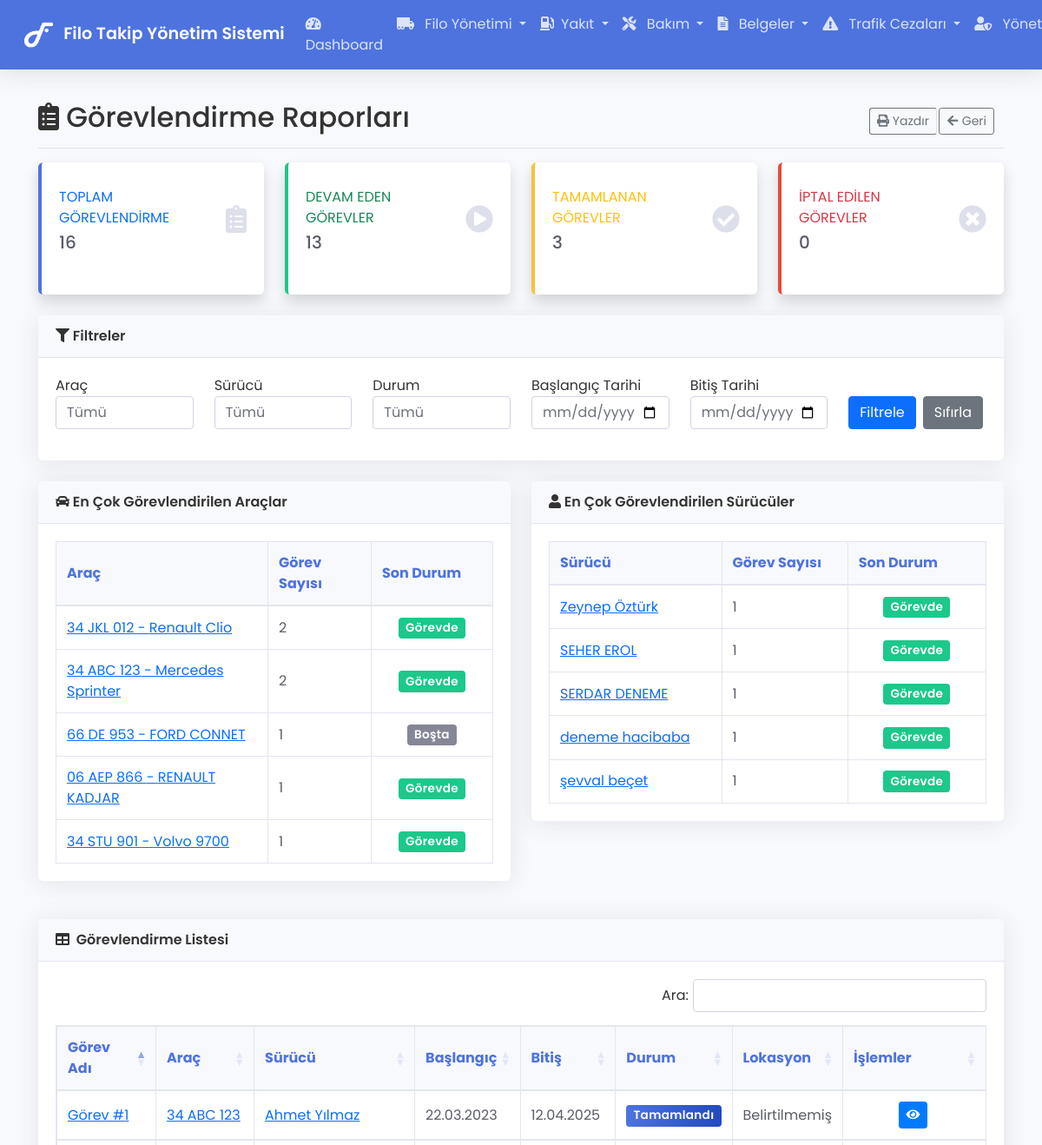
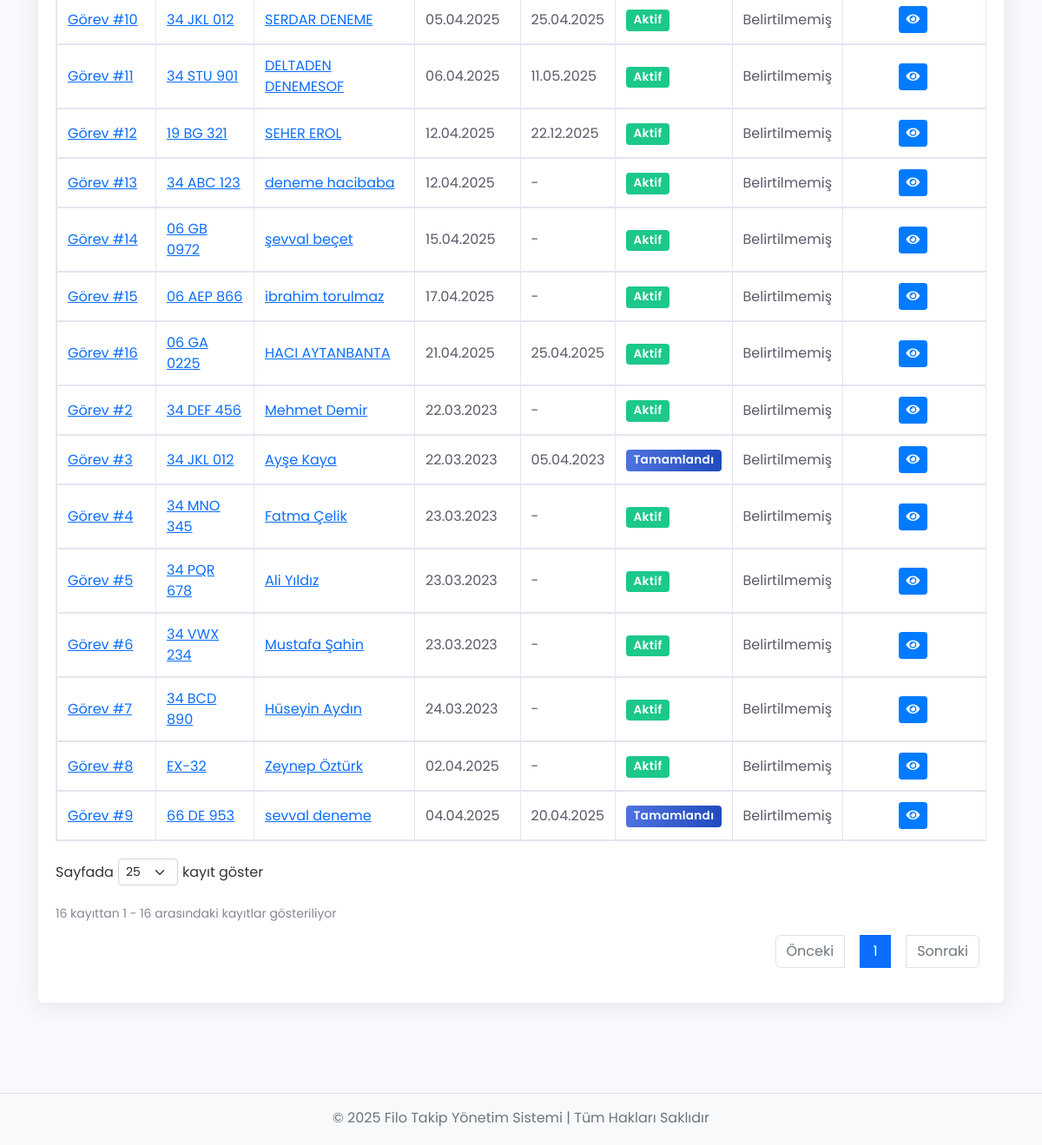
Page /reports/assignments (signed in) on the committed database (2 pictures, top to bottom).
### tables this page shows
CREATE TABLE `vehicles` (
  `id` int(11) NOT NULL,
  `plate_number` varchar(20) NOT NULL,
  `brand` varchar(100) NOT NULL,
  `model` varchar(100) NOT NULL,
  `year` int(11) DEFAULT NULL,
  `company_id` int(11) DEFAULT NULL,
  `vehicle_type` enum('Otomobil','Kamyonet','Damperli Kamyon','Istıcı Kazan','Beton Santrali','Silindir','Loder','Bekoloder','Ekskavatör','Akaryakıt Tankı','Yağlama ve Bakım','Mikserler','Çekici','Arazöz','Mobil Beton Pompası','Jeneratör') NOT NULL,
  `status` enum('Aktif','Pasif','Bakımda') NOT NULL DEFAULT 'Aktif',
  `created_at` timestamp NOT NULL DEFAULT current_timestamp(),
  `order_number` varchar(50) DEFAULT NULL,
  `equipment_number` varchar(50) DEFAULT NULL,
  `fixed_asset_number` varchar(50) DEFAULT NULL,
  `cost_center` varchar(100) DEFAULT NULL,
  `production_site` varchar(100) DEFAULT NULL,
  `inspection_date` date DEFAULT NULL,
  `traffic_insurance_agency` varchar(100) DEFAULT NULL,
  `traffic_insurance_date` date DEFAULT NULL,
  `casco_insurance_agency` varchar(100) DEFAULT NULL,
  `casco_insurance_date` date DEFAULT NULL,
  `work_site` varchar(100) DEFAULT NULL,
  `initial_km` int(11) DEFAULT NULL COMMENT 'Aracın sisteme giriş km bilgisi',
  `initial_hours` decimal(10,2) DEFAULT NULL COMMENT 'Aracın sisteme giriş çalışma saati',
  `current_km` int(11) DEFAULT NULL COMMENT 'Aracın mevcut kilometre bilgisi',
  `current_hours` decimal(10,2) DEFAULT NULL COMMENT 'Aracın mevcut çalışma saati'
);

CREATE TABLE `drivers` (
  `id` int(11) NOT NULL,
  `name` varchar(100) NOT NULL,
  `surname` varchar(100) NOT NULL,
  `identity_number` varchar(20) NOT NULL,
  `license_number` varchar(20) NOT NULL,
  `primary_license_type` varchar(5) DEFAULT NULL,
  `license_issue_date` date DEFAULT NULL,
  `license_expiry_date` date DEFAULT NULL,
  `company_id` int(11) DEFAULT NULL,
  `phone` varchar(20) NOT NULL,
  `email` varchar(100) DEFAULT NULL,
  `address` text DEFAULT NULL,
  `birth_date` date DEFAULT NULL,
  `notes` text DEFAULT NULL,
  `status` enum('Aktif','Pasif','İzinli') NOT NULL DEFAULT 'Aktif',
  `created_at` timestamp NOT NULL DEFAULT current_timestamp()
);

CREATE TABLE `vehicle_assignments` (
  `id` int(11) NOT NULL,
  `vehicle_id` int(11) NOT NULL,
  `driver_id` int(11) NOT NULL,
  `start_date` date NOT NULL,
  `end_date` date DEFAULT NULL,
  `status` enum('Aktif','Tamamlandı','İptal') NOT NULL DEFAULT 'Aktif',
  `location` varchar(100) DEFAULT NULL,
  `notes` text DEFAULT NULL,
  `created_at` timestamp NOT NULL DEFAULT current_timestamp()
);

### app/views/reports/assignments.php (the view, shortened to what the rows shown need)
<?php require APPROOT . '/views/inc/header.php'; ?>
<div class="container-fluid">
    <div class="d-flex justify-content-between flex-wrap flex-md-nowrap align-items-center pt-3 pb-2 mb-3 border-bottom">
        <h1 class="h2"><i class="fas fa-clipboard-list"></i> Görevlendirme Raporları</h1>
    </div>
    <div class="row mb-4">
        <div class="col-md-6">
            <div class="card">
                <div class="card-body">
                    <div class="table-responsive">
                        <table class="table table-bordered">
                            <thead>
                                <tr>
                                    <th>Araç</th>
                                    <th>Görev Sayısı</th>
                                    <th>Son Durum</th>
                                </tr>
                            </thead>
                            <tbody>
                                <?php foreach($data['topVehicles'] as $vehicle) : ?>
                                    <tr>
                                        <td>
                                            <a href="<?php echo URLROOT; ?>/vehicles/show/<?php echo $vehicle->vehicle_id; ?>">
                                                <?php echo $vehicle->plate_number; ?> - <?php echo $vehicle->brand; ?> <?php echo $vehicle->model; ?>
                                            </a>
                                        </td>
                                        <td><?php echo $vehicle->assignment_count; ?></td>
                                        <td>
                                            <?php if ($vehicle->current_status == 'Aktif') : ?>
                                                <span class="badge bg-success">Görevde</span>
                                            <?php else : ?>
                                                <span class="badge bg-secondary">Boşta</span>
                                            <?php endif; ?>
                                        </td>
                                    </tr>
                                <?php endforeach; ?>
                            </tbody>
                        </table>
                    </div>
                </div>
            </div>
        </div>
        <div class="col-md-6">
            <div class="card">
                <div class="card-body">
                    <div class="table-responsive">
                        <table class="table table-bordered">
                            <thead>
                                <tr>
                                    <th>Sürücü</th>
                                    <th>Görev Sayısı</th>
                                    <th>Son Durum</th>
                                </tr>
                            </thead>
                            <tbody>
                                <?php foreach($data['topDrivers'] as $driver) : ?>
                                    <tr>
                                        <td>
                                            <a href="<?php echo URLROOT; ?>/drivers/show/<?php echo $driver->driver_id; ?>">
                                                <?php echo $driver->driver_name; ?>
                                            </a>
                                        </td>
                                        <td><?php echo $driver->assignment_count; ?></td>
                                        <td>
                                            <?php if ($driver->current_status == 'Aktif') : ?>
                                                <span class="badge bg-success">Görevde</span>
                                            <?php else : ?>
                                                <span class="badge bg-secondary">Boşta</span>
                                            <?php endif; ?>
                                        </td>
                                    </tr>
                                <?php endforeach; ?>
                            </tbody>
                        </table>
                    </div>
                </div>
            </div>
        </div>
    </div>
    <div class="card mb-4">
        <div class="card-body">
            <div class="table-responsive">
                <table class="table table-hover table-bordered" id="dataTable" width="100%" cellspacing="0">
                    <thead>
                        <tr>
                            <th>Görev Adı</th>
                            <th>Araç</th>
                            <th>Sürücü</th>
                            <th>Başlangıç</th>
                            <th>Bitiş</th>
                            <th>Durum</th>
                            <th>Lokasyon</th>
                            <th>İşlemler</th>
                        </tr>
                    </thead>
                    <tbody>
                        <?php foreach($data['assignments'] as $assignment) : ?>
                            <tr>
                                <td>
                                    <a href="<?php echo URLROOT; ?>/assignments/show/<?php echo $assignment->id; ?>">
                                        <?php echo 'Görev #' . $assignment->id; ?>
                                    </a>
                                </td>
                                <td>
                                    <a href="<?php echo URLROOT; ?>/vehicles/show/<?php echo $assignment->vehicle_id; ?>">
                                        <?php echo $assignment->plate_number; ?>
                                    </a>
                                </td>
                                <td>
                                    <a href="<?php echo URLROOT; ?>/drivers/show/<?php echo $assignment->driver_id; ?>">
                                        <?php echo $assignment->driver_name; ?>
                                    </a>
                                </td>
                                <td><?php echo date('d.m.Y', strtotime($assignment->start_date)); ?></td>
                                <td>
                                    <?php
                                    if ($assignment->end_date && $assignment->end_date != '0000-00-00') {
                                        echo date('d.m.Y', strtotime($assignment->end_date));
                                    } else {
                                        echo '-';
                                    }
                                    ?>
                                </td>
                                <td>
                                    <?php if ($assignment->status == 'Aktif') : ?>
                                        <span class="badge bg-success">Aktif</span>
                                    <?php elseif ($assignment->status == 'Tamamlandı') : ?>
                                        <span class="badge bg-primary">Tamamlandı</span>
                                    <?php else : ?>
                                        <span class="badge bg-danger">İptal</span>
                                    <?php endif; ?>
                                </td>
                                <td><?php echo isset($assignment->destination) ? $assignment->destination : 'Belirtilmemiş'; ?></td>
                                <td>
                                    <a href="<?php echo URLROOT; ?>/assignments/show/<?php echo $assignment->id; ?>" class="btn btn-sm btn-primary">
                                        <i class="fas fa-eye"></i>
                                    </a>
                                </td>
                            </tr>
                        <?php endforeach; ?>
                    </tbody>
                </table>
            </div>
        </div>
    </div>
</div>
<?php require APPROOT . '/views/inc/footer.php'; ?>

### rows in the picture
vehicles: plate_number "34 JKL 012", brand "Renault", model "Clio", assignment_count "2", shows "Görevde"
vehicles: plate_number "34 ABC 123", brand "Mercedes", model "Sprinter", assignment_count "2", shows "Görevde"
vehicles: plate_number "66 DE 953", brand "FORD", model "CONNET", assignment_count "1", shows "Boşta"
vehicles: plate_number "06 AEP 866", brand "RENAULT", model "KADJAR", assignment_count "1", shows "Görevde"
vehicles: plate_number "34 STU 901", brand "Volvo", model "9700", assignment_count "1", shows "Görevde"
drivers: driver_name "Zeynep Öztürk", assignment_count "1"
drivers: driver_name "SEHER EROL", assignment_count "1"
drivers: driver_name "SERDAR DENEME", assignment_count "1"
drivers: driver_name "deneme hacibaba", assignment_count "1"
drivers: driver_name "şevval beçet", assignment_count "1"
vehicle_assignments: id "16", vehicle.plate_number "06 GA 0225", driver_name "HACI AYTANBANTA", start_date "21.04.2025", end_date "25.04.2025", status "Aktif"
vehicle_assignments: id "15", vehicle.plate_number "06 AEP 866", driver_name "ibrahim torulmaz", start_date "17.04.2025", status "Aktif"
vehicle_assignments: id "14", vehicle.plate_number "06 GB 0972", driver_name "şevval beçet", start_date "15.04.2025", status "Aktif"
vehicle_assignments: id "13", vehicle.plate_number "34 ABC 123", driver_name "deneme hacibaba", start_date "12.04.2025", status "Aktif"
vehicle_assignments: id "12", vehicle.plate_number "19 BG 321", driver_name "SEHER EROL", start_date "12.04.2025", end_date "22.12.2025", status "Aktif"
vehicle_assignments: id "11", vehicle.plate_number "34 STU 901", driver_name "DELTADEN DENEMESOF", start_date "06.04.2025", end_date "11.05.2025", status "Aktif"
vehicle_assignments: id "10", vehicle.plate_number "34 JKL 012", driver_name "SERDAR DENEME", start_date "05.04.2025", end_date "25.04.2025", status "Aktif"
vehicle_assignments: id "9", vehicle.plate_number "66 DE 953", driver_name "sevval deneme", start_date "04.04.2025", end_date "20.04.2025", status "Tamamlandı"
vehicle_assignments: id "8", vehicle.plate_number "EX-32", driver_name "Zeynep Öztürk", start_date "02.04.2025", status "Aktif"
vehicle_assignments: id "7", vehicle.plate_number "34 BCD 890", driver_name "Hüseyin Aydın", start_date "24.03.2023", status "Aktif"
vehicle_assignments: id "6", vehicle.plate_number "34 VWX 234", driver_name "Mustafa Şahin", start_date "23.03.2023", status "Aktif"
vehicle_assignments: id "5", vehicle.plate_number "34 PQR 678", driver_name "Ali Yıldız", start_date "23.03.2023", status "Aktif"
vehicle_assignments: id "4", vehicle.plate_number "34 MNO 345", driver_name "Fatma Çelik", start_date "23.03.2023", status "Aktif"
vehicle_assignments: id "3", vehicle.plate_number "34 JKL 012", driver_name "Ayşe Kaya", start_date "22.03.2023", end_date "05.04.2023", status "Tamamlandı"
vehicle_assignments: id "2", vehicle.plate_number "34 DEF 456", driver_name "Mehmet Demir", start_date "22.03.2023", status "Aktif"
vehicle_assignments: id "1", vehicle.plate_number "34 ABC 123", driver_name "Ahmet Yılmaz", start_date "22.03.2023", end_date "12.04.2025", status "Tamamlandı"

### other values in the picture
SITENAME "Filo Takip Yönetim Sistemi"
$data['assignmentStats']['total'] "16"
$data['assignmentStats']['active'] "13"
$data['assignmentStats']['completed'] "3"
$data['assignmentStats']['cancelled'] "0"
